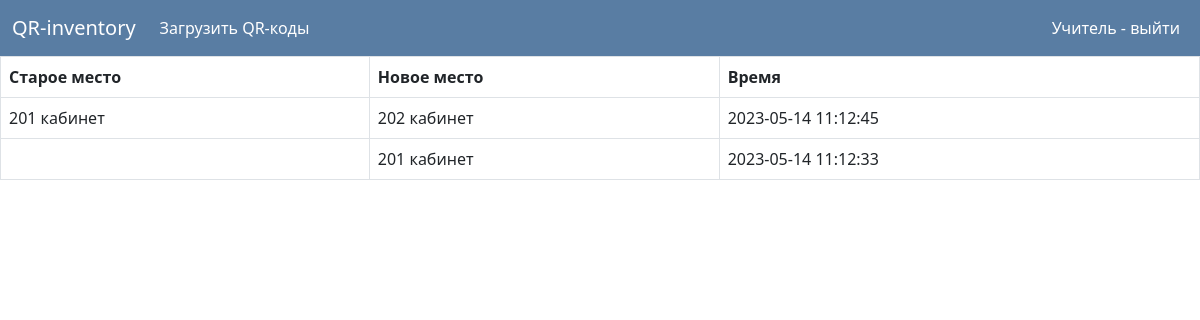
Screenshot of /object_history/98 (signed in) with the database file from the repository.
### data/users.py (models this page shows, shortened)
class User(SqlAlchemyBase, UserMixin, SerializerMixin):
    __tablename__ = 'users'
    id = sqlalchemy.Column(sqlalchemy.Integer,
                           primary_key=True, autoincrement=True)
    name = sqlalchemy.Column(sqlalchemy.String)
    email = sqlalchemy.Column(sqlalchemy.String,
                              index=True, unique=True, nullable=True)
    hashed_password = sqlalchemy.Column(sqlalchemy.String, nullable=True)
    role = sqlalchemy.Column(sqlalchemy.Integer, sqlalchemy.ForeignKey('roles.id'))

### data/places.py (models this page shows)
class Place(SqlAlchemyBase, SerializerMixin):
    __tablename__ = 'places'
    id = sqlalchemy.Column(sqlalchemy.Integer,
                           primary_key=True, autoincrement=True)
    text = sqlalchemy.Column(sqlalchemy.String)

### data/history.py (models this page shows)
class History(SqlAlchemyBase, SerializerMixin):
    __tablename__ = 'history'
    id = sqlalchemy.Column(sqlalchemy.Integer,
                           primary_key=True, autoincrement=True)
    old_place_id = sqlalchemy.Column(sqlalchemy.Integer,
                                     sqlalchemy.ForeignKey('places.id'))
    new_place_id = sqlalchemy.Column(sqlalchemy.Integer,
                                     sqlalchemy.ForeignKey('places.id'))
    date = sqlalchemy.Column(sqlalchemy.DateTime,
                             default=datetime.datetime.now)
    obj_id = sqlalchemy.Column(sqlalchemy.Integer,
                               sqlalchemy.ForeignKey('objects.id'))
    def get_date(self):
        return str(self.date)[0:-7]

### front/user_pages.py (the view)
@app.route('/object_history/<int:id>')
@login_required
def object_history(id):
    db_sess = db_session.create_session()
    obj = db_sess.query(Object).filter(Object.id == id).first()
    if obj:
        histories = reversed(db_sess.query(History).filter(History.obj_id == obj.id).all())
        places = db_sess.query(Place)
        return render_template('object_history.html', obj=obj, places=places, histories=histories,
                               title='Просмотр истории')
    else:
        abort(404)

### data/db_session.py (called while the page is built)
def create_session() -> Session:
    global __factory
    return __factory()

### flask_app.py (called while the page is built)
@login_manager.user_loader
def load_user(user_id):
    return db_sess.query(User).get(user_id)

### templates/object_history.html
{% extends "user/base.html" %}
{% block content %}
    {% if histories %}
        <div class="history">
            <table class="table table-bordered" id="histTable">
                <thead>
                <tr>
                    <th>Старое место</th>
                    <th>Новое место</th>
                    <th>Время</th>
                </tr>
                </thead>
                <tbody>
                {% for hist in histories %}
                    <tr>
                        <td> {{ places.get(hist.old_place_id).text }}</td>
                        <td> {{ places.get(hist.new_place_id).text }}</td>
                        <td> {{ hist.get_date() }}</td>
                    </tr>
                {% endfor %}
                </tbody>
            </table>
        </div>
    {% else %}
        <h1 align="center">
            Данные о перемещениях отстутствуют
        </h1>
    {% endif %}
{% endblock %}

### templates/user/base.html (shortened to what this page needs)
<!doctype html>
<html lang="en">
<head>
    <link href="https://cdn.jsdelivr.net/npm/bootstrap@5.3.0-alpha3/dist/css/bootstrap.min.css" rel="stylesheet"
>
    <link rel="stylesheet" href="https://cdn.datatables.net/1.13.4/css/dataTables.bootstrap5.min.css">
    <link rel="stylesheet" href="/static/style.css">
    <link rel="stylesheet" href="https://cdnjs.cloudflare.com/ajax/libs/font-awesome/4.7.0/css/font-awesome.min.css">
</head>
<body>
<header>
    <nav class="navbar navbar-expand-lg">
        <div class="container-fluid">
            <a class="navbar-brand" href="/"> QR-inventory </a>
            <div class="collapse navbar-collapse" id="navbarNav">
                <ul class="navbar-nav">
                    <li class="nav-item">
                        <a class="nav-link" href="/download_qr">Загрузить QR-коды</a>
                    </li>
                </ul>
            </div>
            <div class="d-flex">
                {% if current_user.is_authenticated %}
                    <a class="nav-link me-2" href="/logout"> {{ current_user.name }} - выйти </a>
                {% else %}
                    <a class="btn btn-primary me-2" href="/register">Зарегистрироваться</a>
                    <a class="btn btn-primary" href="/login">Войти</a>
                {% endif %}
            </div>
        </div>
    </nav>
</header>
<main role="main" class="main_block">
    {% block content %}{% endblock %}
</main>
</body>
</html>

### static/style.css (style rules this page uses)
li { list-style-type:none; }
.nav-link { color: #ffffff; }
.navbar-brand { color: #ffffff; }
.navbar { background-color: #597da3; color: #ffffff; }

### rows the page displays
User: name "Учитель"
History: get_date "2023-05-14 11:12:45"
Place: get "201 кабинет"
Place: get "202 кабинет"
History: get_date "2023-05-14 11:12:33"
